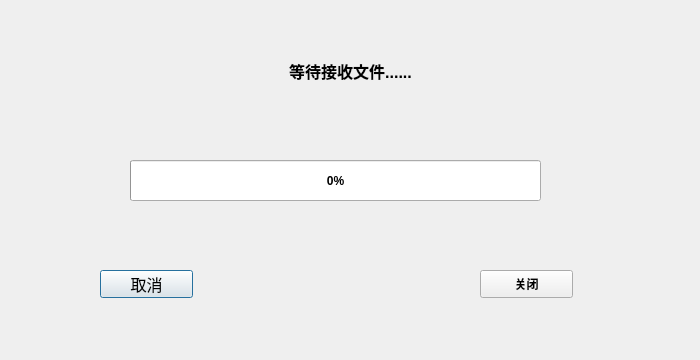
<?xml version="1.0" encoding="UTF-8"?>
<ui version="4.0">
 <class>TcpClient</class>
 <widget class="QDialog" name="TcpClient">
  <property name="geometry">
   <rect>
    <x>0</x>
    <y>0</y>
    <width>700</width>
    <height>360</height>
   </rect>
  </property>
  <property name="font">
   <font>
    <weight>75</weight>
    <bold>true</bold>
   </font>
  </property>
  <property name="windowTitle">
   <string>接收端</string>
  </property>
  <widget class="QLabel" name="tcpClientStatusLabel">
   <property name="geometry">
    <rect>
     <x>260</x>
     <y>40</y>
     <width>181</width>
     <height>61</height>
    </rect>
   </property>
   <property name="font">
    <font>
     <pointsize>12</pointsize>
    </font>
   </property>
   <property name="text">
    <string>等待接收文件......</string>
   </property>
   <property name="alignment">
    <set>Qt::AlignCenter</set>
   </property>
  </widget>
  <widget class="QProgressBar" name="progressBar">
   <property name="geometry">
    <rect>
     <x>130</x>
     <y>160</y>
     <width>411</width>
     <height>41</height>
    </rect>
   </property>
   <property name="value">
    <number>0</number>
   </property>
  </widget>
  <widget class="QPushButton" name="tcpClientCancleBtn">
   <property name="geometry">
    <rect>
     <x>100</x>
     <y>270</y>
     <width>93</width>
     <height>28</height>
    </rect>
   </property>
   <property name="font">
    <font>
     <pointsize>12</pointsize>
     <weight>50</weight>
     <bold>false</bold>
    </font>
   </property>
   <property name="text">
    <string>取消</string>
   </property>
  </widget>
  <widget class="QPushButton" name="tcpClientCloseBtn">
   <property name="geometry">
    <rect>
     <x>480</x>
     <y>270</y>
     <width>93</width>
     <height>28</height>
    </rect>
   </property>
   <property name="text">
    <string>关闭</string>
   </property>
  </widget>
 </widget>
 <resources/>
 <connections/>
</ui>
